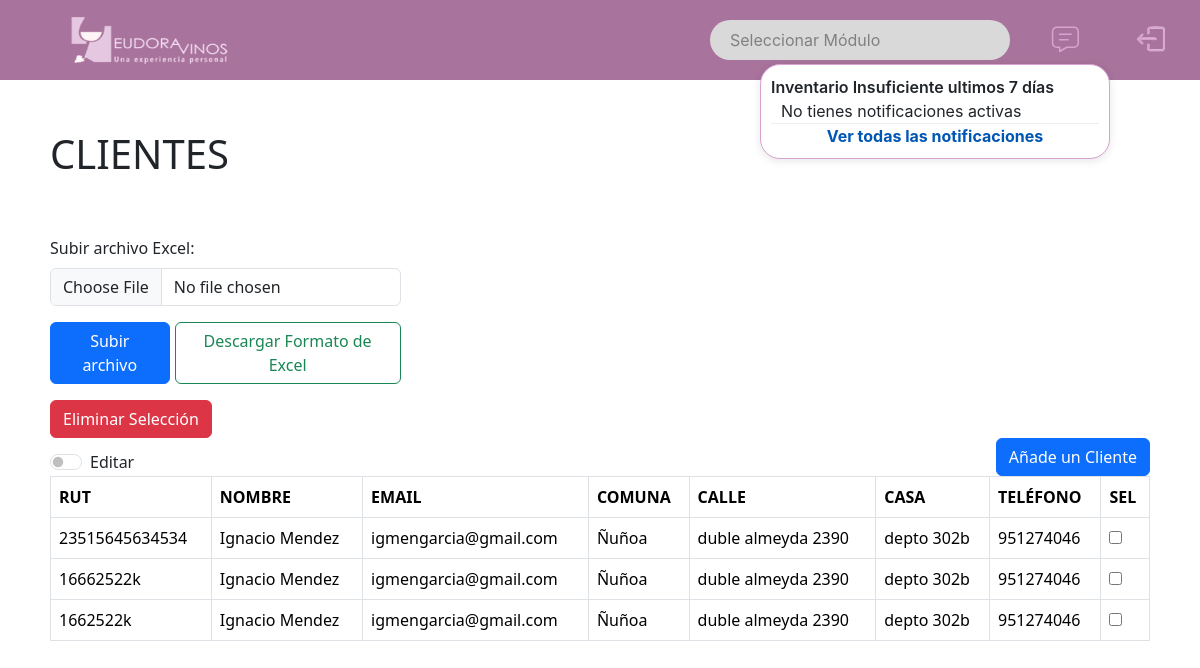
The page /cliente/ (signed in) on the database as committed earlier.
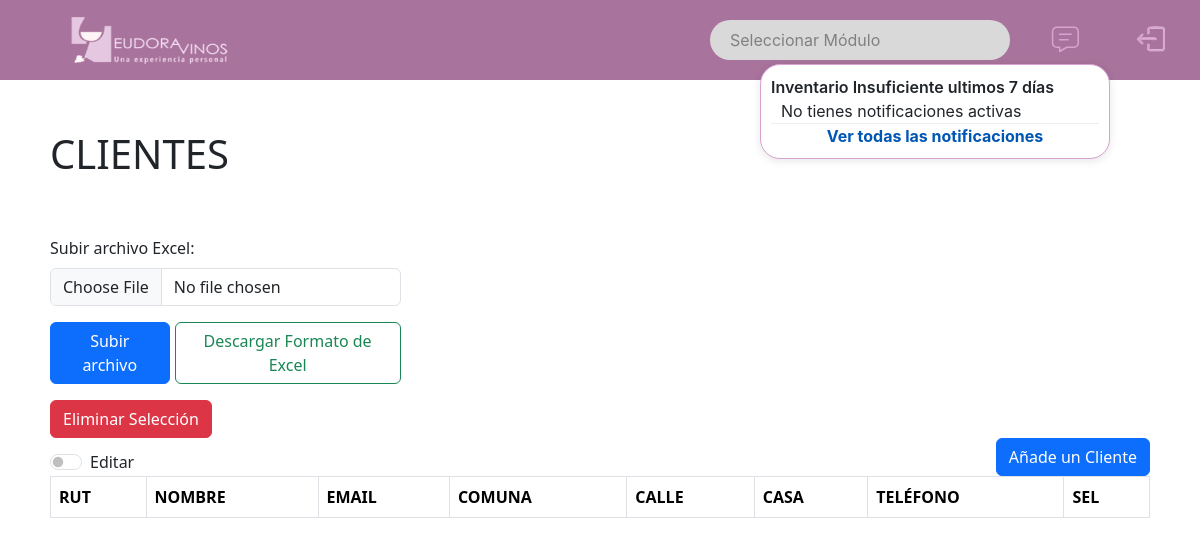
The same page on the database as committed later.
### website/models.py (models this page shows, shortened)
class Cliente(models.Model):
    rut = models.CharField(primary_key=True, max_length=20)
    nombre = models.CharField(max_length=50, null=True)
    email = models.EmailField(null=True)
    comuna = models.CharField(max_length=50, null=True)
    calle = models.CharField(max_length=50, null=True)
    numero_de_casa = models.CharField(max_length=50, null=True)
    telefono = models.IntegerField(null=True)

### website/views.py (the view)
# urls.py: path('cliente/', views.cliente, name='cliente'), #muestra
@login_required
def cliente(request):
    clientes = Cliente.objects.all()
    return render(request, 'cliente.html', {'clientes': clientes})

### website/context_processors.py (called while the page is built)
def notificaciones(request):
    fecha_limite = datetime.now().date() - timedelta(days=7)
    notificaciones_activas = Alerta_stock.objects.filter(fecha_alerta__gte=fecha_limite)
    return {'notificaciones_activas': notificaciones_activas}

### website/templates/cliente.html (shortened to what this page needs)
{% load static%}
{% include "base.html" %}
{% block content %}
    <div id="tablas-css">
        <link type="text/css" href='{% static "css/tablas.css" %}' rel="stylesheet"/>
        <div id="titulo-modelo">
            <h1>CLIENTES</h1>
        </div>
        <div class="row mb-3">
            <div class="col-md-4">
                <form method="POST" enctype="multipart/form-data" action="{% url 'upload_excel_clientes' %}">
                    <div class="mb-3">
                        <label for="file" class="form-label">Subir archivo Excel:</label>
                        <input type="file" name="file" class="form-control" accept=".xlsx, .xls" required>
                    </div>
                    <div class="d-flex " style="gap: 5px;">
                        <button type="submit" class="btn btn-primary">Subir archivo</button>
                        <a href="{% static 'xlsx/clientes.xlsx' %}" class="btn btn-outline-success">Descargar Formato de Excel</a>
                    </div>
                </form>
            </div>
        </div>
        <div class="col d-grid gap-2 d-md-flex">
            <button id="eliminar-seleccion" type="button" class="btn btn-danger">Eliminar Selección</button>
        </div>
        <div class="a">
            <div class="row align-items-end">
                <div class="col">
                    <div id="ediciones">
                        <div class="form-check form-switch">
                            <input class="form-check-input" type="checkbox" role="switch" id="flexSwitchCheckDefault">
                            <label class="form-check-label" for="flexSwitchCheckDefault">Editar</label>
                        </div>
                    </div>
                </div>
                <div class="col d-grid gap-2 d-md-flex justify-content-md-end">
                    <button type="button" class="btn btn-primary" data-bs-toggle="modal" data-bs-target="#addnewcliente">
                        Añade un Cliente
                    </button>
                </div>
            </div>
        </div>
        <table id="table" summary="tabla cliente" class="table table-bordered table-hover dt-responsive">
            <thead>
            <tr class="listado">
                <th> RUT </th>
                <th> NOMBRE </th>
                <th> EMAIL</th>
                <th> COMUNA </th>
                <th> CALLE </th>
                <th> CASA </th>
                <th> TELÉFONO </th>
                <th> SEL </th>
            </tr>
            </thead>
            <tbody>
                {% for cliente in clientes %}
                <tr class="listado">
                    <td>{{ cliente.rut }}</td>
                    <td class="editable" data-rut="{{ cliente.rut }}" data-type="nombre">{{ cliente.nombre }}</td>
                    <td class="editable" data-rut="{{ cliente.rut }}" data-type="email">{{ cliente.email }}</td>
                    <td class="editable" data-rut="{{ cliente.rut }}" data-type="comuna">{{ cliente.comuna }}</td>
                    <td class="editable" data-rut="{{ cliente.rut }}" data-type="calle">{{ cliente.calle }}</td>
                    <td class="editable" data-rut="{{ cliente.rut }}" data-type="numero_de_casa">{{ cliente.numero_de_casa }}</td>
                    <td class="editable" data-rut="{{ cliente.rut }}" data-type="telefono">{{ cliente.telefono }}</td>
                    <td>
                        <input type="checkbox" data-rut="{{ cliente.rut }}" name="seleccionar" id="seleccionar">
                    </td>
                </tr>
                {% endfor %}
            </tbody>
        </table>
    </div>
{% endblock %}

Rows that differ between the two databases and show on the page:
removed Cliente: rut "23515645634534", nombre "Ignacio Mendez", email "igmengarcia@gmail.com", comuna "Ñuñoa", calle "duble almeyda 2390", numero_de_casa "depto 302b", telefono "951274046"
removed Cliente: rut "16662522k", nombre "Ignacio Mendez", email "igmengarcia@gmail.com", comuna "Ñuñoa", calle "duble almeyda 2390", numero_de_casa "depto 302b", telefono "951274046"
removed Cliente: rut "1662522k", nombre "Ignacio Mendez", email "igmengarcia@gmail.com", comuna "Ñuñoa", calle "duble almeyda 2390", numero_de_casa "depto 302b", telefono "951274046"
